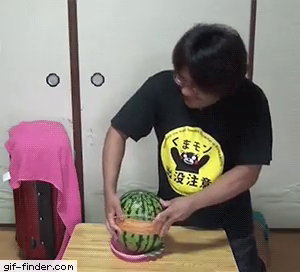
#> input picture frame 8 of tp3/video.mp4, 300 x 272 px
$ python framerate.py video.mp4
#> lines starting #> are read from the running program, lines starting #| are printed output that depends on the picture
#! /usr/bin/env python
# -*- coding: utf-8 -*-
#
#ejecutar como $python framerate.py video.mp4
#
import sys
import cv2
# [5 lines of commented-out code are left out]

filename = "video.mp4"

cap = cv2.VideoCapture(filename)

fourcc =cv2.VideoWriter_fourcc(*'X264')

framesize = (int(cap.get(3)),int(cap.get(4))) #obtiene el ancho y alto del video


print("Dimensiones:",framesize[0],"x",framesize[1])

framerate = (int(cap.get(5)))
print(framerate, "fps")

out = cv2.VideoWriter('output.mp4',fourcc,framerate,framesize) #archivo de salida

delay = int(1000/framerate) #delay para framerate obtenido

while(cap.isOpened()):
    ret, frame = cap.read()
#> frame is the input picture: shape (272, 300, 3); mean B, G, R 119, 124.7, 136.3
    if ret is True:
        gray = cv2.cvtColor(frame, cv2.COLOR_BGR2GRAY)
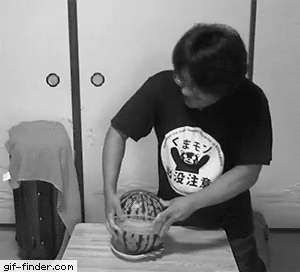
#> gray: shape (272, 300); min 1, max 255, mean 127.4
        out.write(gray)
        cv2.imshow('image_gray', gray)
        if cv2.waitKey(delay) & 0xFF == ord('q'):
#> (key q is pressed here)
            break
    else:
        break
cap.release()
out.release()
cv2.destroyAllWindows()

$ run again, starting later in the video
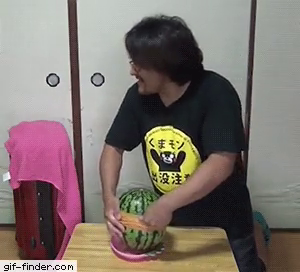
#> input picture frame 36 of tp3/video.mp4, 300 x 272 px
#> frame is the input picture: shape (272, 300, 3); mean B, G, R 110.4, 115.4, 126.6
#> `gray = cv2.cvtColor(frame, cv2.COLOR_BGR2GRAY)`:
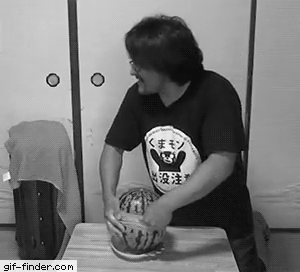
#> gray: shape (272, 300); min 0, max 255, mean 118.2

$ run again, starting later in the video
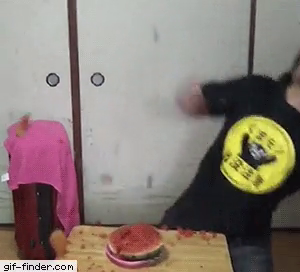
#> input picture frame 64 of tp3/video.mp4, 300 x 272 px
#> frame is the input picture: shape (272, 300, 3); mean B, G, R 117.8, 124.7, 136.3
#> `gray = cv2.cvtColor(frame, cv2.COLOR_BGR2GRAY)`:
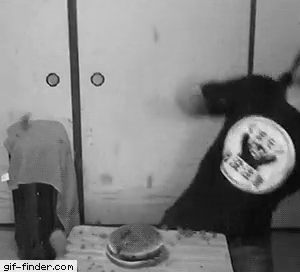
#> gray: shape (272, 300); min 1, max 249, mean 127.3
